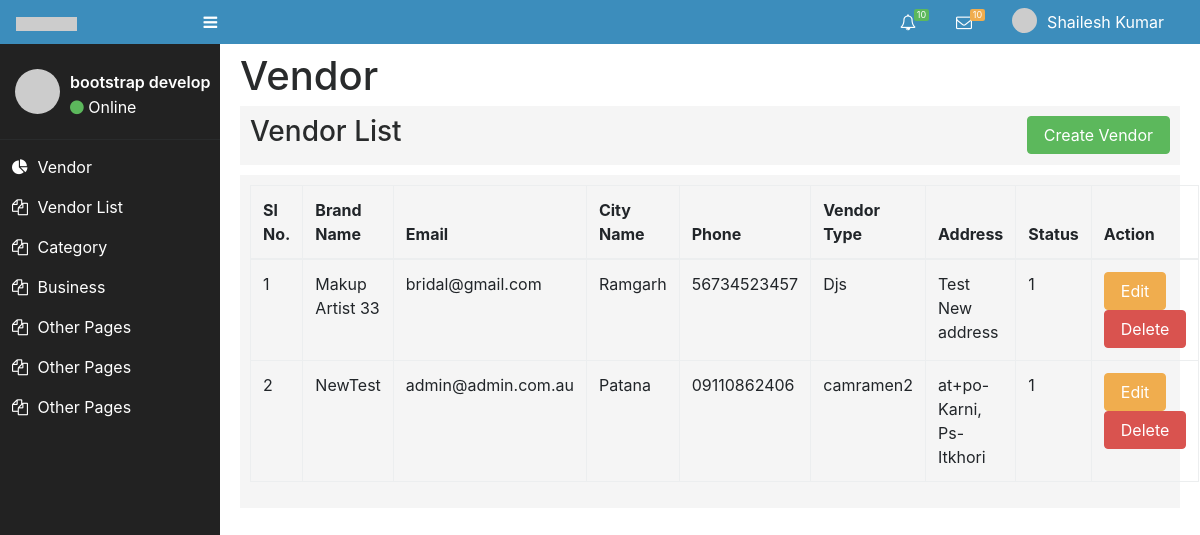
Screenshot of /vendorlist.php (signed in) with the database file from the repository.
### tables this page shows
CREATE TABLE `vendors` (
  `id` int(11) NOT NULL,
  `brandname` varchar(100) NOT NULL,
  `email` varchar(200) NOT NULL,
  `password` varchar(254) NOT NULL,
  `phone` varchar(20) NOT NULL,
  `cityname` varchar(50) NOT NULL,
  `vendortype` varchar(100) NOT NULL,
  `address` text,
  `imageurl` varchar(254) DEFAULT NULL,
  `status` tinyint(4) NOT NULL DEFAULT '1',
  `created_at` datetime DEFAULT NULL,
  `updated_at` timestamp NOT NULL DEFAULT CURRENT_TIMESTAMP ON UPDATE CURRENT_TIMESTAMP,
  `deleted_at` datetime DEFAULT NULL
);

### vendorlist.php (the view, shortened to what this page needs)
<?php
require('db.php');
$query = "SELECT * FROM `vendors`";
$result = mysqli_query($con,$query) or die(mysql_error());
?>
<!DOCTYPE html>
<html>
<head>
	<link rel="stylesheet" href="https://maxcdn.bootstrapcdn.com/bootstrap/4.5.2/css/bootstrap.min.css">
	<link rel="stylesheet" type="text/css" href="css/dashboard.css">
</head>
<body>
<header class="header">
          <nav class="navbar navbar-toggleable-md navbar-light pt-0 pb-0 ">
            <a class="navbar-brand p-0 mr-5" href="dashboard.php"><img src="http://via.placeholder.com/61x14"></a>
            <div class="float-left"> <a href="#" class="button-left"><span class="fa fa-fw fa-bars "></span></a> </div>
            <div class="collapse navbar-collapse flex-row-reverse" id="navbarNavDropdown">
              <ul class="navbar-nav">
                <li class="nav-item dropdown messages-menu">
                  <a class="nav-link dropdown-toggle" href="http://example.com" id="navbarDropdownMenuLink" data-toggle="dropdown" aria-haspopup="true" aria-expanded="false">
                    <i class="fa fa-bell-o"></i>
                    <span class="label label-success bg-success">10</span>
                  </a>
              </li>
              <li class="nav-item dropdown notifications-menu">
                <a class="nav-link dropdown-toggle" href="http://example.com" id="navbarDropdownMenuLink" data-toggle="dropdown" aria-haspopup="true" aria-expanded="false">
                  <i class="fa fa-envelope-o"></i>
                  <span class="label label-warning bg-warning">10</span>
                </a>
              </li>
              <li class="nav-item dropdown  user-menu">
                <a class="nav-link dropdown-toggle" href="http://example.com" id="navbarDropdownMenuLink" data-toggle="dropdown" aria-haspopup="true" aria-expanded="false">
                  <img src="http://via.placeholder.com/160x160" class="user-image" alt="User Image" >
                  <span class="hidden-xs"><?php echo $_SESSION['name'] ?></span>
                </a>
              </li>
            </ul>
          </div>
        </nav>
      </header>
      <div class="main">
        <aside>
          <div class="" style="display: flex;">
          <div class="sidebar left ">
            <div class="user-panel">
              <div class="pull-left image">
                <img src="http://via.placeholder.com/160x160" class="rounded-circle" alt="User Image">
              </div>
              <div class="pull-left info">
                <p>bootstrap develop</p>
                <a href="#"><i class="fa fa-circle text-success"></i> Online</a>
              </div>
            </div>
            <ul class="list-sidebar bg-defoult">
      <li> <a href="vendor.php"><i class="fa fa-pie-chart"></i> <span class="nav-label">Vendor</span> </a></li>
      <li> <a href="vendorlist.php"><i class="fa fa-files-o"></i> <span class="nav-label">Vendor List</span></a> </li>
      <li> <a href="category.php"><i class="fa fa-files-o"></i> <span class="nav-label">Category</span></a> </li>
      <li> <a href="business.php"><i class="fa fa-files-o"></i> <span class="nav-label">Business</span></a> </li>
      <li> <a href="#"><i class="fa fa-files-o"></i> <span class="nav-label">Other Pages</span></a> </li>
      <li> <a href="#"><i class="fa fa-files-o"></i> <span class="nav-label">Other Pages</span></a> </li>
      <li> <a href="#"><i class="fa fa-files-o"></i> <span class="nav-label">Other Pages</span></a> </li>
    </ul>
    </div>
    <div class="">
        <div class="panelbody" style="padding: 10px 0px 0px 20px;width: 80vw;">
            <div class="">
              <h1>Vendor</h1>
            </div>
            <div class="" style="display: flex;justify-content: space-between;align-items: center;background-color: #f5f5f5;padding:10px 10px 10px 10px;margin-bottom: 10px;">
              <div class="">
                <h3>Vendor List</h3>
              </div>
              <div>
                <a href="vendor.php" class="btn btn-success">Create Vendor</a>
              </div>
            </div>
            <div class="cardbody" style="background-color: #f5f5f5; padding: 10px 10px 10px 10px;">
              <table class="table table-bordered">
                <thead>
                  <tr>
                    <th>Sl No.</th>
                    <th>Brand Name</th>
                    <th>Email</th>
                    <th>City Name</th>
                    <th>Phone</th>
                    <th>Vendor Type</th>
                    <th>Address</th>
                    <th>Status</th>
                    <th>Action</th>
                  </tr>
                </thead>
                <tbody>
                  <?php
                  if($result){
                    $i = 1;
                    while($row = $result->fetch_assoc()) {
                  ?>
                  <tr>
                    <td><?php echo $i;  ?></td>
                    <td><?php echo $row['brandname'];  ?></td>
                    <td><?php echo $row['email'];  ?></td>
                    <td><?php echo $row['cityname'];  ?></td>
                    <td><?php echo $row['phone'];  ?></td>
                    <td><?php echo $row['vendortype'];  ?></td>
                    <td><?php echo $row['address'];  ?></td>
                    <td><?php echo $row['status'];  ?></td>
                    <td><a href="vendoredit.php?vendorid=<?php echo $row['id']; ?>" class="btn btn-warning">Edit</a><a href="vendordelete.php?vendorid=<?php echo $row['id']; ?>" class="btn btn-danger">Delete</a></td>
                  </tr>
                  <?php
                  $i++;
                    }
                  }
                  ?>
                </tbody>
              </table>
            </div>
        </div>
    </div>
  </div>
    </aside>
    </div>
</body>
</html>

### rows the page displays
vendors: brandname "Makup Artist 33", email "bridal@gmail.com", cityname "Ramgarh", phone "56734523457", vendortype "Djs", address "Test New address", status "1"
vendors: brandname "NewTest", email "admin@admin.com.au", cityname "Patana", phone "09110862406", vendortype "camramen2", address "at+po- Karni, Ps- Itkhori", status "1"

### other values shown
$_SESSION['name'] "Shailesh Kumar"
